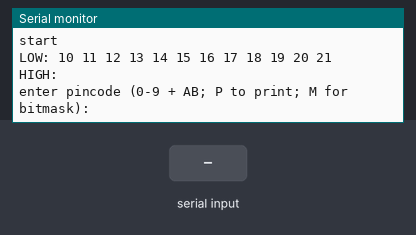
Recording of a sketch running on a simulated Arduino Uno, built with avr-gcc and run on an emulated ATmega328P. Shown: the last lines printed to the serial monitor. Inputs (shaded band) come from the test bench.

Above: at 2.2 s.
2.3 s: "90,45\n" received over Serial
At 4.5 s:
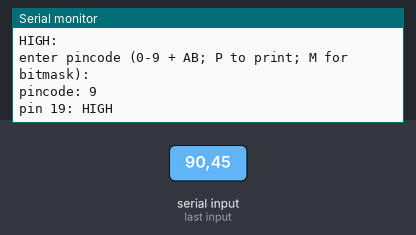
4.8 s: "90\n" received over Serial
At 6.4 s:
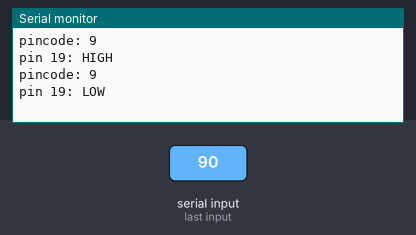
7.3 s: "A90\n" received over Serial
At 9.5 s:
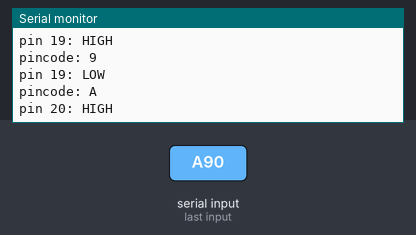
9.8 s: "B90\n" received over Serial
At 11.5 s:
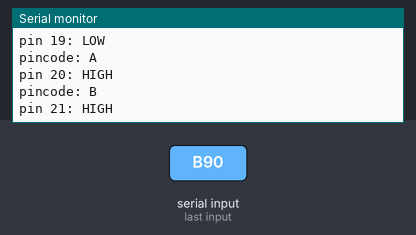
12.3 s: "P90\n" received over Serial
At 14.5 s:
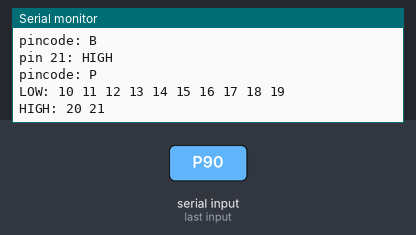
14.8 s: "M90\n" received over Serial
At 16.7 s:
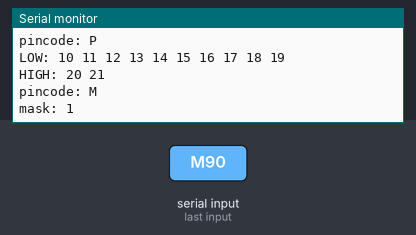

Measured:
- after the input at 2.3 s, the serial monitor: prints a new line after 1.0 s (image 1)
- after the input at 4.8 s, the serial monitor: prints a new line after 1.0 s (image 2)
- after the input at 7.3 s, the serial monitor: prints a new line after 1.0 s (image 3)
- after the input at 9.8 s, the serial monitor: prints a new line after 1.0 s (image 4)
- after the input at 12.3 s, the serial monitor: prints a new line after 1.0 s (image 5)
- after the input at 14.8 s, the serial monitor: prints a new line after 1.0 s (image 6)

The sketch:

sevseg_flip_pins.ino
```cpp
#include <map>

// Store pin values.
std::map<int, bool> pins;

// Bitmask (binary code) for updating pins.
int full_mask = 0;

// Encode pin state as a bitmask.
int get_mask(bool full_mask = false) {
  int mask = 0;
  for (auto& [pin, val] : pins) {
    mask += (val or full_mask) * round(pow(2, pin));
  }
  return mask;
}

// Refresh display.
void update_mask() {
  // These functions behave just like flipping the pins one at a time would,
  // but work many times faster.
  gpio_clr_mask(full_mask);
  gpio_set_mask(get_mask());
}

// Tell user how to proceed.
void prompt() {
  Serial.println("enter pincode (0-9 + AB; P to print; M for bitmask):");
}

// Read modem input; dispatch side effects; return GPIO pin to flip if any.
int read_serial() {
  if (not Serial.available()) return -1;  // nothing.

  String input = Serial.readString();
  if (not input.length()) return -1;  // empty.

  // An input.  Using just the first character is straightforward here.
  char pincode = input[0];
  // Regularize case.
  if ('a' <= pincode and pincode <= 'z') {
    pincode = pincode + 'A' - 'a';
  }
  Serial.print("pincode: ");
  Serial.println(pincode);

  // pin values
  if ('0' <= pincode and pincode <= '9') {
    return pincode - '0' + 10;
  } else if (pincode == 'A' or pincode == 'B') {
    return pincode - 'A' + 20;

  // messages
  } else if (pincode == 'P') {
    print_pins();
  } else if (pincode == 'M') {
    print_mask();
  } else {
    Serial.print("couldn't read input: " + input);
    prompt();
  }

  // In C, false is a valid pin number, and there is no None.
  return -1;
}

// Time to make the switch!
void flip_pin(int pin) {
  pins[pin] = not pins[pin];
  Serial.println("pin " + String(pin) + ": " + String(pins[pin] ? "HIGH" : "LOW"));
}

// Human-readable equivalent of mask.
void print_pins() {

  // low pins
  Serial.print("LOW: ");
  for (auto& [pin, val] : pins) {
    if (not val) {
      Serial.print(pin);
      Serial.print(" ");
    }
  }
  Serial.println();

  // high pins
  Serial.print("HIGH: ");
  for (auto& [pin, val] : pins) {
    if (val) {
      Serial.print(pin);
      Serial.print(" ");
    }
  }
  Serial.println();
}

// I used this to write the circuit check program.
void print_mask() {
  Serial.print("mask: ");
  Serial.println(get_mask());
}

void setup() {
  Serial.begin(115200);
  delay(1000);  // wait for the modem.
  Serial.println("start");

  // Set up Pico pins 10-21 (the lowest 12 non-ground pins on the board.)
  for (int i = 10; i <= 21; i++) {
    pins[i] = false;
  }

  full_mask = get_mask(true);

  // Set all pins to be addressed by bit mask (binary code).
  gpio_init_mask(full_mask);
  gpio_set_dir_out_masked(full_mask);

  // Ready to go.
  update_mask();
  print_pins();
  prompt();
}

void loop() {
  // Check for input.
  int pin = read_serial();

  // Non-negative means a valid pin code.
  if (pin >= 0) {
    // Change one pin.
    flip_pin(pin);
  }

  // Update the display every time.
  update_mask();

  // Wait just a moment. (It won't be long.)
  delay(11);
}
```
